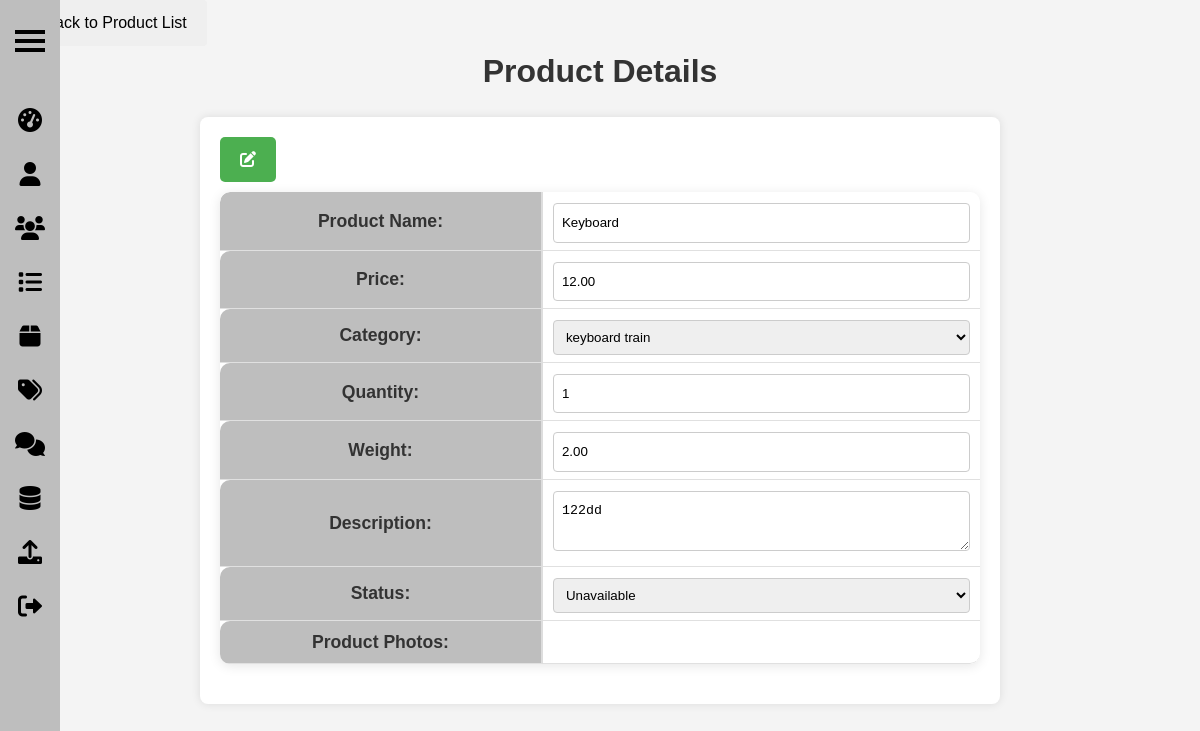
Page /admin/productEdit.php?product_id=P0006 (signed in) on the earlier database version.
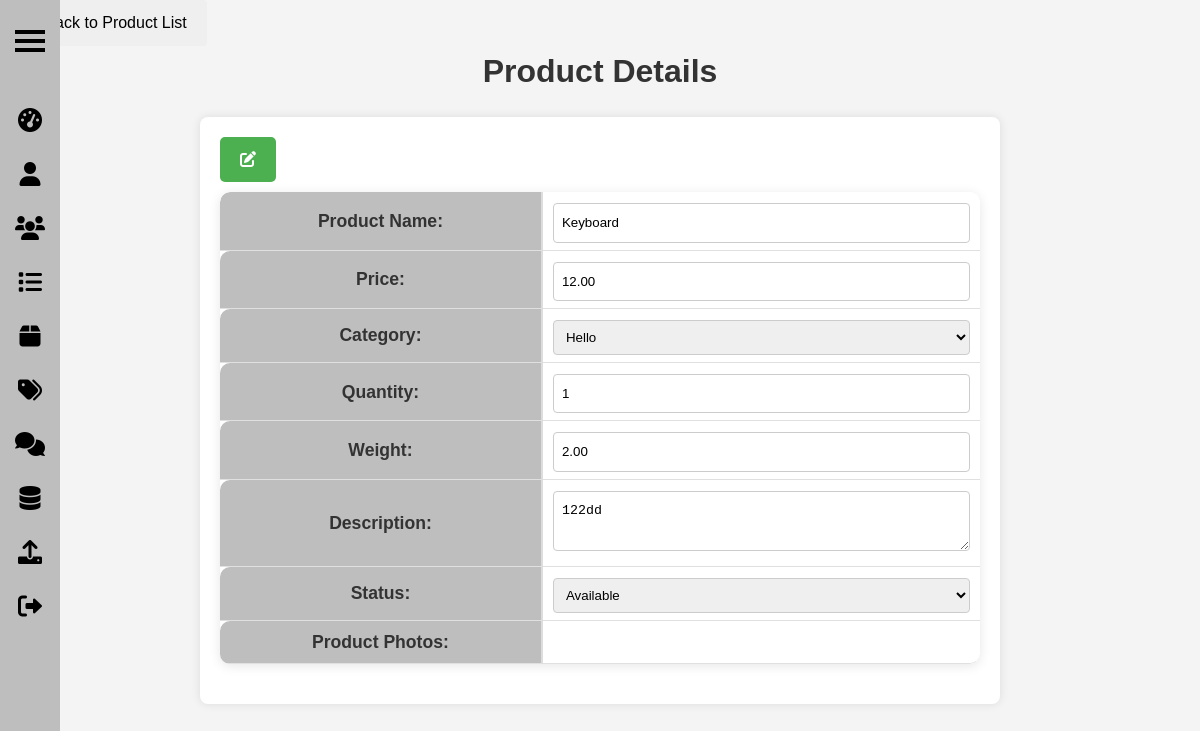
Same page on the later database version.
### tables this page shows
CREATE TABLE `product` (
  `product_id` varchar(10) NOT NULL,
  `name` varchar(100) NOT NULL,
  `price` decimal(10,2) NOT NULL,
  `category_id` varchar(10) NOT NULL,
  `quantity` int(10) NOT NULL,
  `description` varchar(1000) NOT NULL,
  `weight` decimal(10,2) NOT NULL,
  `status` varchar(11) NOT NULL
);

### admin/productEdit.php (the view, shortened to what this page needs)
<?php
include '../_base.php';
include '../_head.php';
include '../include/sidebarAdmin.php';
$product_id = req('product_id');
$stm = $_db->prepare('
    SELECT p.*, c.category_name
    FROM product p
    LEFT JOIN category c ON p.category_id = c.category_id
    WHERE p.product_id = ?'
);
$stm->execute([$product_id]);
$product = $stm->fetch(PDO::FETCH_OBJ);
?>
<link rel="stylesheet" href="../css/product.css">
<link rel="stylesheet" href="https://cdnjs.cloudflare.com/ajax/libs/font-awesome/6.0.0-beta3/css/all.min.css">
<a href="productList.php"><button type="button">⬅️ Back to Product List</button></a>
<h1>Product Details</h1>
<form method="post" enctype="multipart/form-data" class="form" id="product-form">
    <table>
        <div class="form-buttons">
            <button type="button" id="edit-button"><i class="fas fa-edit"></i></button>
        </div>
        <tr>
            <th>Product Name:</th>
            <td>
                <input type="text" name="name" id="name" maxlength="100" value="<?= htmlspecialchars($product->name) ?>" required>
            </td>
        </tr>
        <tr>
            <th>Price:</th>
            <td>
                <input type="text" name="price" id="price" value="<?= htmlspecialchars($product->price) ?>" required>
            </td>
        </tr>
        <tr>
            <th>Category:</th>
            <td>
                <select name="category_id" id="category-select">
                    <?php
                    $categories = $_db->query('SELECT category_id, category_name FROM category')->fetchAll();
                    foreach ($categories as $category) {
                        $selected = ($category->category_id == $product->category_id) ? 'selected' : '';
                        echo '<option value="' . htmlspecialchars($category->category_id) . '" ' . $selected . '>' . htmlspecialchars($category->category_name) . '</option>';
                    }
                    ?>
                </select>
            </td>
        </tr>
        <tr>
            <th>Quantity:</th>
            <td>
                <input type="number" name="quantity" id="quantity" value="<?= htmlspecialchars($product->quantity) ?>" min="1" required>
            </td>
        </tr>
        <tr>
            <th>Weight:</th>
            <td>
                <input type="number" name="weight" id="weight" value="<?= htmlspecialchars($product->weight) ?>" required>
            </td>
        </tr>
        <tr>
            <th>Description:</th>
            <td>
                <textarea name="description" id="description"><?= htmlspecialchars($product->description) ?></textarea>
            </td>
        </tr>
        <tr>
            <th>Status:</th>
            <td>
                <select name="status" id="status">
                    <option value="Available" <?= $product->status == 'Available' ? 'selected' : '' ?>>Available</option>
                    <option value="Unavailable" <?= $product->status == 'Unavailable' ? 'selected' : '' ?>>Unavailable</option>
                </select>
            </td>
        </tr>
        <tr>
            <th>Product Photos:</th>
            <td>
            </td>
        </tr>
    </table>
</form>

Differences in the rows shown:
changed product "Keyboard": status "Unavailable" → "Available"
Other differences:
form field category_id: "keyboard train" → "Hello"
